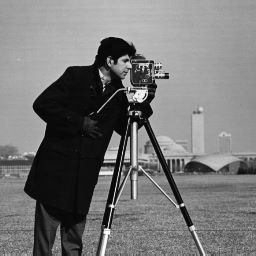
#> input picture cameraman.jpg, 256 x 256 px
$ jupyter execute --allow-errors CHW1.ipynb   (shell and % lines are left out)
#> lines starting #> are read from the running program, lines starting #| are printed output that depends on the picture
<h1 align="center">Mathematical Methods In Engineering - 25872</h1>
<h4 align="center">Dr. Amiri</h4>
<h4 align="center">Sharif University of Technology, Fall 2023</h4>
<h4 align="center">Python Assignment 1</h4>
<h4 align="center">feel free to ask your questions via telegram,

questions 1,4 : @BeNameBalasari and questions 2,3,5 : @maahmoradi

You should write your code in the <font color='green'>Code Cell</font> and then run the <font color='green'>Evaluation Cell</font> to check the output of your code.<br>
<font color='red'>**Please do not edit the existing codes.**</font>

## 1. Introduction to matrices
In this question, we want to get familiar with performing simple matrix operations and obtaining special features of matrices in Python <br>
#### 1-1-  Vector P-Norm
 Let $p\geq 1$  be  a real   number . The  p-norm ( also called
$\ell ^{p}$-norm) of  vector
${\displaystyle \mathbf {x} =(x_{1},\ldots ,x_{n})}$  is :
${\displaystyle \|\mathbf {x} \|_{p}:=\left(\sum _{i=1}^{n}\left|x_{i}\right|^{p}\right)^{1/p}}$ and
${\displaystyle \|\mathbf {x} \|_{\infty}:=max(|x_1| , |x_2| , \cdots ,|x_n|)}$
> Write a function that takes a vector and p as input and gives p-norm as output then use it to calculate the norm-3 of the  following vector ( if the p is np.inf the function should give the infinity norm of the matrix ) :
$$
x = \left(\begin{array}{cc}
-3.0\\ 1.0 \\2.0
\end{array}\right)
$$
> then use np.linalg.norm to check your answer

[cell 1]
# import required packages
import numpy as np

[cell 2]
# Code cell
def pnorm(x, p):
#> called with x = array of shape (3, 1), p = 3
    x = np.array(x, dtype=float)
    n, m = x.shape
    norm = 0
    if (p == np.inf) :
        max = 0
        for i in range (0, n) :
            if (abs(x[i]) > max) :
                max = abs(x[i])
        return max
    else :
        for i in range (0, n) :
            norm += abs(x[i, 0]) ** p
        return norm ** (1 / p)

x = np.array([[-3, 1, 2]])
print(pnorm(x.transpose(), 3))
print(np.linalg.norm(x[0], 3))

#### 1-2- Matrix Norm
 The
 operator  norm of matrix $ \mathbf{A}  $ is :
${\displaystyle \|\mathbf {A} \|:=\max\limits_{x\neq 0}\left(\frac{||Ax||}{||x||}\right)}$

and  The Frobenius  norm  is defined  so
that   for  every  square  matrix $ \mathbf{A} $ : ${\displaystyle \|\mathbf {A} \|_F:=\left(\sum_{i,j=1}^{n}(|a_{ij}|^2)\right)^\frac{1}{2}}$

> Write a function that takes a Matrix  as input and gives frobenius norm as output then use it to calculate the norm of the  following Matrix :
$$
A = \begin{bmatrix}
    7 & 5 & 1\\
    1 & 7 & 1\\
    5 & 5 & 7
\end{bmatrix}
$$
> then use np.linalg.norm to check your answer and use it to calculate the operator norm of A

[cell 3]
# Code cell
def fnorm(A):
    A = np.array(A, dtype=float)
    n, m = A.shape
    norm = 0
    for i in range (0, n) :
        for j in range (0, m) :
            norm += abs(A[i, j]) ** 2
    return np.sqrt(norm)

A = np.array([[7, 5, 1], [1, 7, 1], [5, 5, 7]])
print(fnorm(A))
print(np.linalg.norm(A, 'fro'))

#### 1-3- Matrix Determinant And Matrix inverse
Laplace expansion expresses the determinant of a matrix
A recursively in terms of determinants of smaller matrices, known as its minors. The minor
, $M_{i,j}$ is defined to be the determinant of the
${\displaystyle (n-1)\times (n-1)}$ matrix that results from
A by removing the
i-th row and the
j-th column. The expression
${\displaystyle (-1)^{i+j}M_{i,j}}$  is known as a cofactor. For every
i, one has the equality :
$$
det(\mathbf{A})=\sum_{j=1}^n\left((-1)^{i+j}a_{ij}M_{ij}\right)
$$
> Write a function that takes a Matrix  as input and gives Determinant as output then use it to calculate the Determinant of the  following Matrix :
$$
A = \begin{bmatrix}
    7 & 5 & 1\\
    1 & 7 & 1\\
    5 & 5 & 7
\end{bmatrix}
$$
> then use np.linalg.det to check your answer

[cell 4]
# Code cell
def det(A):
    A = np.array(A, dtype=float)
    n, m = A.shape
    if (n == 1) :
        return A[0, 0]
    else :
        result = 0
        for i in range (0, n) :
            result += ((-1) ** (i)) * A[i, 0] * det(np.delete(np.delete(A, i, 0), 0, 1))
        return result

print(det(A))
print(np.linalg.det(A))

The inverse of a Matrix is defined as :
$$
\mathbf{A}^{-1}=\frac{adj(A)}{det(A)}
$$
The adjugate of $\mathbf{A} \ adj(\mathbf{A})$ is the transpose of $\mathbf{C}$, that is, the n × n matrix whose (i, j) entry is the (j, i) cofactor of A,
$$
adj(\mathbf{A})=\mathbf{C}^T=\left((-1)^{i+j}M_{ji}\right)_{1 \leq i,j \leq n}
$$
> Write a function that takes a Matrix  as input and gives inverse of Matrix as output then use it to calculate the inverse of the  following Matrix :
$$
A = \begin{bmatrix}
    7 & 5 & 1\\
    1 & 7 & 1\\
    5 & 5 & 7
\end{bmatrix}
$$
> then use np.linalg.inv to check your answer

[cell 5]
# Code cell
def inv(A):
    A = np.array(A, dtype=float)
    n, m = A.shape
    inverse = np.zeros((n, n))
    detA = det(A)
    if (detA == 0) :
        return "Singular matrix"
    for i in range (0, n) :
        for j in range (0, n) :
            inverse[i, j] = ((-1) ** (i + j)) * det(np.delete(np.delete(A, j, 0), i, 1)) / detA
    return inverse

print(inv(A))
print(np.linalg.inv(A))

## 2. Gauss-Jordan elimination
#### 2-1-  Implementation
The Gauss-Jordan Elimination method is an algorithm to solve a linear system of equations. This method solves the system by representing it as an augmented matrix, reducing it using row operations, and expressing the system in reduced row-echelon form to find the values of the variables. \
The function gauss_jordan_elimination takes two arguments: the matrix A representing the coefficients of the equations, and the vector b representing the constants on the right-hand side of the equations. It sets flag to 1 and returns the solution vector x if exists, else sets flag to 0 in case of 'No Solution' or 'Infinite Solutions' and prints the corresponding case.

Here's an example of a system of equations $\textbf{Ax = b}$

the inputs of the function :

$$
A = \begin{bmatrix}
    2  & 1  & 5 \\
    4  & 4  & -4 \\
    1 & 3 & 1
\end{bmatrix}
$$

$$
b = \begin{bmatrix}
    8  \\
    4  \\
    5
\end{bmatrix}
$$

the corresponding output :

$$
x = \begin{bmatrix}
    1  \\
    1  \\
    1
\end{bmatrix}
$$

[cell 6]
# import required packages
import numpy as np
import time

[cell 7]
# Code cell
def gauss_jordan_elimination(A, b):
    A = np.array(A, dtype=float)
    b = np.array(b, dtype=float)
    flag = 1
    m, n = A.shape
    x = np.zeros(n)
    concatAb = np.hstack([A, b.reshape(-1, 1)])
    for j in range (0, m-1) :
        pivot = concatAb[j, j]
        if (pivot == 0) :
            for k in range (j + 1, m) :
                if (concatAb[k, j] != 0) :
                    concatAb[j, k] = concatAb[k, j]
                    pivot = concatAb[j, j]
                    break
        if (pivot == 0) :
            print("no solution")
            return None, 0
        for i in range (j + 1, m) :
            mult = concatAb[i, j] / pivot
            concatAb[i] = concatAb[i] - mult * concatAb[j]
    for i in range (0, m) :
        for j in range (0, n + 1) :
            if (abs(concatAb[i, j] - int(concatAb[i, j])) < 1e-5) :
                concatAb[i, j] = int(concatAb[i, j])
    if (concatAb[m - 1, n - 1] == 0) :
        if (concatAb[m - 1, n] == 0) :
            print("infinitely solutions")
        else :
            print("no solution")
        return None, 0
    for i in range (0, m) :
        concatAb[i] /= concatAb[i, i]
    for i in range (0, m) :
        for j in range (0, i) :
            concatAb[j] -= concatAb[i] * concatAb[j, i]
    for i in range (0, m) :
        for j in range (0, n + 1) :
            if (abs(concatAb[i, j] - int(concatAb[i, j])) < 1e-5) :
                concatAb[i, j] = int(concatAb[i, j])
    for j in range (0, m) :
        x[j] = concatAb[j, n]
    return x, flag

A = np.array([[2, 1, 5], [4, 4, -4], [1, 3, 1]])
b = np.array([[8], [4], [5]])
x, flag = gauss_jordan_elimination(A, b)
print(x)

[cell 8]
# Evaluation Cell
n = 10
A = np.zeros((10,10))
b = np.random.randint(100, size=(10))
while np.linalg.matrix_rank(A) != n:
  A = np.random.randint(0,100,(n, n))
s = time.time()
elapsed = time.time() - s
x, flag = gauss_jordan_elimination(A,b)
assert flag == 1, "flag's not set correctly"
assert np.linalg.norm(A @ x - b) < 1e-7, "Ax = b is not satisfied"
print(f'status: successful, time elapsed: {np.round(elapsed, 5)} seconds')
b = np.random.randint(100, size=(10))
A = np.random.randint(0, 100, (n, n))
U, S, V = np.linalg.svd(A)
r = 9
S[r:] = 0
A = U.dot(np.diag(S)).dot(V)
b = np.random.randint(100, size=(10))
s = time.time()
elapsed = time.time() - s
x, flag = gauss_jordan_elimination(A,b)
assert flag == 0, "flag's not set correctly"
print(f'status: successful, time elapsed: {np.round(elapsed, 5)} seconds')

## 3. Statistics on random matrices

On average, a random matrix is invertible. But what if the random matrix has entries that are either 0 or 1 with equal probability? What is the probability that a 5 by 5 matrix whose entries are all zeros or ones is singular? And what is the average number of pivot columns? That is what you will find out in this exercise.

Create random integer matrices whose entries are either 0 or 1. To find the number of pivot columns of a matrix A, complete the function getrank below.

[cell 9]
# Code cell
import matplotlib.pyplot as plt
def getrank(A) :
    A = np.array(A, dtype=float)
    m, n = A.shape
    for j in range (0, m-1) :
        pivot = A[j, j]
        if (pivot == 0) :
            for k in range (j + 1, m) :
                if (A[k, j] != 0) :
                    A[j, k] = A[k, j]
                    pivot = A[j, j]
                    break
        if (pivot == 0) :
            continue
        for i in range (j + 1, m) :
            mult = A[i, j] / pivot
            A[i] = A[i] - mult * A[j]
    for i in range (0, m) :
        for j in range (0, n) :
            if (abs(A[i, j] - int(A[i, j])) < 1e-5) :
                A[i, j] = int(A[i, j])
    rank = 0
    for i in range (0, m) :
        if (A[i, i] != 0) :
            rank += 1
    return rank

[cell 10]
# Code cell

num = 100000;  # Number of random trials
n = 5  # Size of matrix


# (avg number of pivots, probability of being singular)
# in the format [a.b,c.d] where you rounded the answer to one decimal place.

sumOfPivots = 0
numberOfSingularMatrix = 0
for i in range (0, num) :
    A = np.zeros((n, n))
    A = np.random.randint(0, 2, (n, n))
    rank = getrank(A)
    sumOfPivots += rank
    if (n != rank) :
        numberOfSingularMatrix += 1
averageNumberOfPivots = sumOfPivots / num
probablityOfSingularity = numberOfSingularMatrix / num
output = [np.round(averageNumberOfPivots, 1), np.round(probablityOfSingularity, 1)]

We've looked at random matrices whose entries are 0 or 1. But how does size effect the rank and the probability of being singular? Repeat the previous exercise for 10 by 10 matrices with entries that are 0 or 1.

Explore and plot the probability of singularity and the average number of pivots for different sizes of random matrices. Can you determine how this probability depends on the size of the matrix? You might try to find the probability of a 10 by 10 random matrix with entries 0 or 1 has rank 10, 9, 8, 7 etc. You can check your probabilities against the expected value to see if your probabilities match your observations. You might try to connect these probabilities with determinant formulas to see if you can predict the numbers from other formulas and prove a relationship. Happy explorations!

 guess what happens as $n \rightarrow \infty $
, but only run up to 80

[cell 11]
# Code cell

nvalues = [5,10,20,40,80]
num = 500
avePivots = []
singularity = []
for n in nvalues :
    sumOfPivots = 0
    numberOfSingularMatrix = 0
    for i in range (0, num) :
        A = np.zeros((n, n))
        A = np.random.randint(0, 2, (n, n))
        rank = getrank(A)
        sumOfPivots += rank
        if (n != rank) :
            numberOfSingularMatrix += 1
    averageNumberOfPivots = sumOfPivots / num
    avePivots.append(averageNumberOfPivots)
    probablityOfSingularity = numberOfSingularMatrix / num
    singularity.append(probablityOfSingularity)

figure, axis = plt.subplots(1, 2)

axis[0].plot(nvalues, avePivots)
axis[0].set_title("average of pivots")

axis[1].plot(nvalues, singularity)
axis[1].set_title("probablity of singularity")

plt.show()
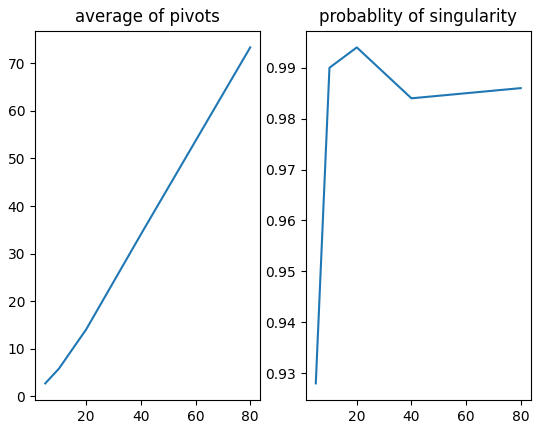
#> figure drawn by matplotlib, 2 panels

# if n -> inf ; then the probablity of singularity goes to 1

## 4. Application of Cholesky decomposition
#### 4-1-  Cholesky decomposition
In linear algebra, LU decomposition factors a matrix ($\textbf{A} :n \times n$) as the product of a lower triangular matrix ($\textbf{L} :n \times n$) and an upper triangular matrix ($\textbf{U} :n \times n$). The product sometimes includes a permutation matrix ($\textbf{P} :n \times n$) as well.
$$ \textbf{PA} = \textbf{LU} $$
We know that the elements on the main diagonal of the $\textbf{U}$ are the pivots. So $\textbf{U}$ can be decomposed into a diagonal matrix ($\textbf{D} :n \times n$) with elements whose pivots are on the main diagonal and a normalized $\textbf{U}$ matrix.
$$ \textbf{PA} = \textbf{LDU}  $$
if the A is symmetric then we have the Cholesky decomposition :
$$
\mathbf{A}^T=\mathbf{A} \longrightarrow \mathbf{A} =LD^\frac{1}{2}D^\frac{1}{2} L^T= (LD^\frac{1}{2})(LD^\frac{1}{2})^T=L'{L'} ^T
$$
There are various methods for calculating the Cholesky decomposition one of them is $\bold{Cholesky–Banachiewicz}$ algorithm :
$$
A=LL^T=\begin{bmatrix}
    L_{11}& 0 & 0\\
    L_{21} & L_{22} & 0\\
    L_{31}  & L_{32}  & L_{33}
\end{bmatrix}\begin{bmatrix}
    L_{11}  & L_{21}  & L_{31} \\
    0  & L_{22}  & L_{32} \\
    0 & 0 & L_{33}
\end{bmatrix}=\begin{bmatrix}
    L_{11}^2  &   & (symmetric) \\
    L_{21}L_{11}  & L_{21}^2+L_{22}^2  &  \\
    L_{31}L_{11}& L_{31}L_{21}+L_{32}L_{22}& L_{33}^2+L_{32}^2+L_{31}^2
\end{bmatrix}
$$

and therefore the following formulas for the entries of L:

$$
L_{jj}=\sqrt{A_{jj}-\sum_{k=1}^{j-1}L_{jk}^2} \\
\\
L_{i,j}=\frac{\left(A_{ij}-\sum_{k=1}^{j-1}L_{jk}L_{ik}\right)}{L_{jj}} \  \ for \ \ i>j
$$

> Use this algorithm to write a function that takes a matrix and gives its cholesky decomposition. also print the output for the following matrix :
$$
\mathbf{C}=
\begin{bmatrix}
    1 & 0.7 \\
    0.7 & 1
\end{bmatrix}
$$

> then use np.linalg.cholesky to check your answer

[cell 12]
# Code cell
def Cholesky(A):
    m, n = A.shape
    L = np.zeros((m, n))
    for j in range (0, n) :
        for i in range (0, m) :
            summation = 0
            if (i == j) :
                for k in range (0, j) :
                    summation += L[j, k] ** 2
                L[i, j] = np.sqrt(A[i, j] - summation)
            elif (i > j) :
                for k in range (0, j) :
                    summation += L[j, k] * L[i, k]
                L[i, j] = (A[i, j] - summation) / L[j, j]
            else :
                L[i, j] = 0
    return L

C = np.array([[1, 0.7], [0.7, 1]])
print(Cholesky(C))
print(np.linalg.cholesky(C))

#### 4-2-  Using Cholesky to generate correlated random numbers

The co-variance Matrix of any random vector Y
 is given as $\mathbf{E}(YY^T)$
, where Y
 is a random column vector of size n×1
. Now take a random vector, X
, consisting of uncorrelated random variables with each random variable, $X_i$
, having zero mean and unit variance 1
. Since $X_i$
's are uncorrelated random variables with zero mean and unit variance, we have $\mathbf{E}(X_i X_j^T)=δ_{ij}$
. Hence,
$$
\mathbf{E}(XX^T)=I
$$
To generate a random vector with a given covariance matrix $\mathbf{C}$
, look at the Cholesky decomposition of $C$
 i.e. $\mathbf{C}=LL^T$

Now look at the random vector $Z=LX$ :
$$
\mathbf{E}(ZZ^T)=\mathbf{E}\left((LX)(LX)^T\right)=L\mathbf{E}(XX^T)L^T =LL^T=\mathbf{C}
$$
Hence, the random vector $\mathbf{Z}$
 has the desired co-variance matrix, $\mathbf{C}$

 >Make the covarience matirx of $C$
  $$
\mathbf{C}=
\begin{bmatrix}
    1 & 0.7 \\
    0.7 & 1
\end{bmatrix}
$$


 >Then we need another matrix with the desired standard deviation in the diagonal  $\Tau$
 $$
\mathbf{\Tau}=
\begin{bmatrix}
    1 & 0 \\
    0 & 2
\end{bmatrix}
$$
>Then find the cholesky decomposition of $C$

[cell 13]
# Code cell
C = np.array([[1, 0.7], [0.7, 1]])
L = Cholesky(C)
T = np.array([[1, 0], [0, 2]])

>Now  generate values for 2 independent random variables and put them in  2*1000 matrix $X$ (1000 samples)

you can use np.random.normal ( generates iid random variables each time )

[cell 14]
# Code cell
X = np.random.normal(0, 1, (2, 1000))

>then calculate $\mathbf{Z}=\Tau L X$ and then plot Z[1] in base of Z[0] and X[1] in base of X[0]

[cell 15]
# Code cell
Z = np.dot(np.dot(T, L), X)
figure, axis = plt.subplots(1, 2)

axis[0].plot(Z[0], Z[1])
axis[0].set_title("Z[1] / Z[0]")
axis[1].plot(X[0], X[1])
axis[1].set_title("X[1] / X[0]")

plt.show()
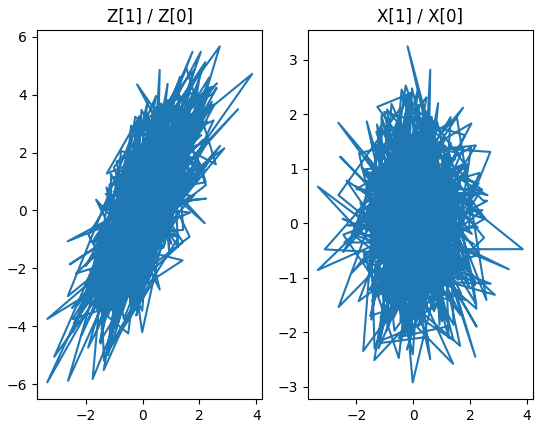
#> figure drawn by matplotlib, 2 panels

>now  check the correlation in generated samples with using np.correlate

[cell 16]
# Code cell
ZCorrelation = np.correlate(Z[0], Z[1])
XCorrelation = np.correlate(X[0], X[1])

print(ZCorrelation)
print(XCorrelation)

## 5. Graphs (bonus)

I suggest running this question's code cells in google colab to install the $\textbf{PyGSP}$ package by  simply running the following code cell

<!--  -->
<div style="text-align:center">

</div>

For the directed graph above the adjacency matrix is :
$
A = \begin{bmatrix}
    0  & 1  & 1 & 0\\
    -1  & 0  & 1 & 1 \\
    -1 & -1 & 0 & 1 \\
    0  & -1  & -1 & 0
\end{bmatrix}
$

If we change the nodes numbering, the properties of the graph don't change yet the adjacency matrix changes.

[cell 17]
# import required packages
import numpy as np
import matplotlib.pyplot as plt
from pygsp import graphs, filters, plotting
import cv2

#### 5-1-  Introduction to graphs
>construct the permutation matrix $\textbf{P}$ by modifying the Identity matrix. then use it to number the graph's nodes in reverse order

[cell 18]
# Code cell
A = np.matrix('0 -1 -1 0; 1 0 -1 -1; 1 1 0 -1; 0 1 1 0')
P = np.matrix('0 0 0 1; 0 0 1 0; 0 1 0 0; 1 0 0 0')
A_modified = np.matmul(np.matmul(P, A), P)

[cell 19]
# Evaluation Cell
assert A_modified.all() == np.matrix('0 -1 -1 0; 1 0 -1 -1; 1 1 0 -1; 0 1 1 0').all(), "wrong!"

#### 5-2-  Graph image processing

Inpainting is a classical signal processing problem where we wish to fill in the missing values in a
partially observed signal. This is here done in the context of image processing for inferring missing pixel values in
an image. The signal in the image is considered to be the image matrix flattened while the image is modeled as a 2D grid graph.
Inpainting for an image can be formulated as below:

$$(M + \alpha L)x = y$$

where y is a partially observed graph signal (with missing values being 0), and M is a diagonal matrix that satisfies:
 $$ M(i, i)=   \left\{
\begin{array}{ll}
      1, & if & y(i) & is & observed, \\
      0, & if & y(i) & is & not & observed, \\
\end{array}
\right.  $$

The Equation tries to find an x that nearly matches the observed values in y, and at the same time
being smooth on the graph (the image here). The regularisation parameter α controls the trade-off between the data fidelity term and the
smoothness prior. The solution can therefore be considered as an inpainted version of the partially observed signal.

>Use the cv2 package to load a grayscale version of an image with a relatively low resolution, 64 by 64, then display the image using matplotlib.pyplot

- do not forget to convert RGB to gray to reduce the 3 color channels to one

[cell 20]
# Code cell
img = cv2.imread('cameraman.jpg', cv2.IMREAD_GRAYSCALE)
#> img is the input picture: shape (256, 256); min 0, max 255, mean 118.7
plt.imshow(img, cmap='gray')
plt.show()

>Now flatten the image matrix to get the signal\
>Then, construct the diagonal matrix M which has its diagonal 0 except for $p = 50%$ of its elements that are randomly set to 1\
>At last, apply the observasion matrix M to the signal and construct y

[cell 21]
# Code cell
p = 0.5
n, m = img.shape
#> n = 256; m = 256
M = np.zeros((n, m))
randomList = []
for i in range (0, int(p * n)) :
    randomNumber = np.random.randint(0, n)
    while (randomNumber in randomList) :
        randomNumber = np.random.randint(0, n)
    randomList.append(randomNumber)
for i in randomList :
    M[i, i] = 1
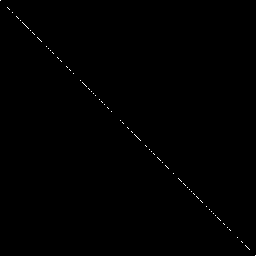
#> M: shape (256, 256) float64; values 0 (black) and 1 (white), 0.2% white in thin lines or dots
